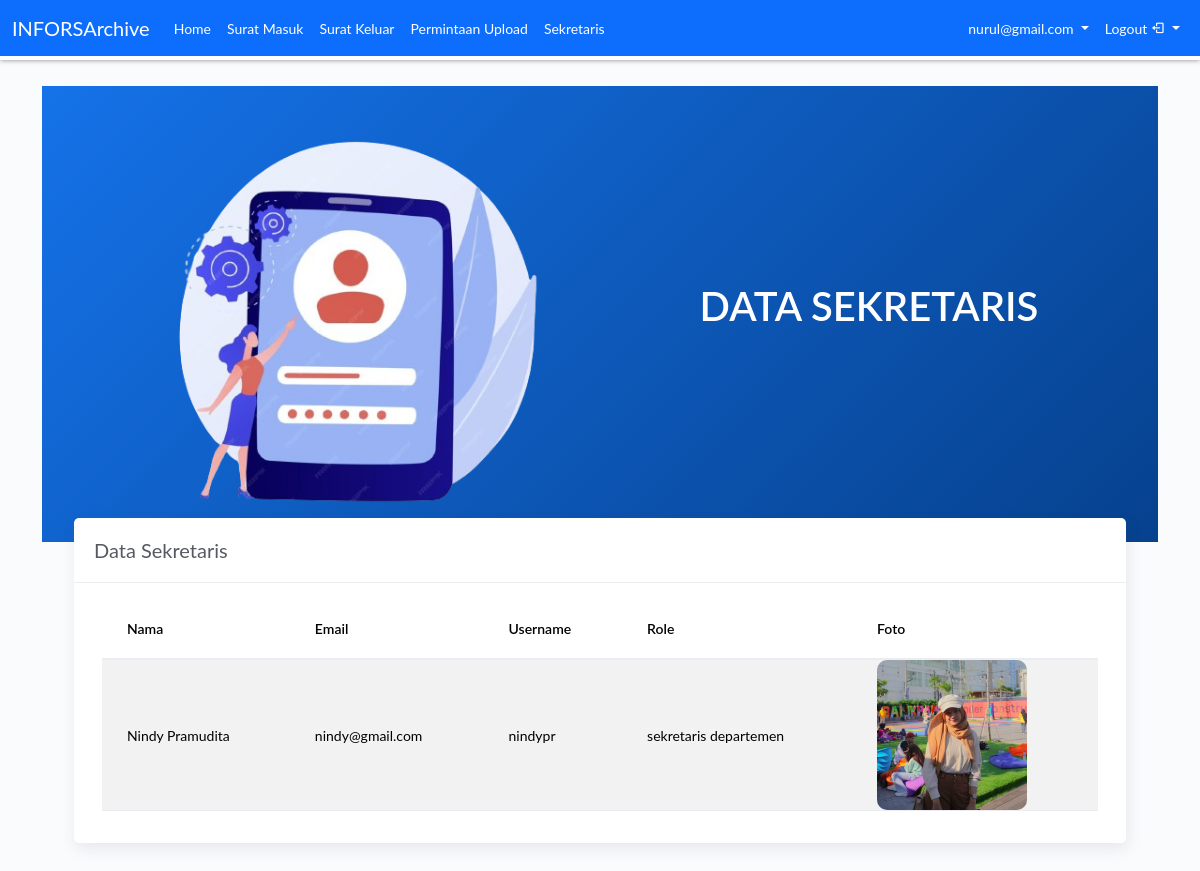
The page /view/admin/sekretaris.php (signed in) on the database as committed earlier.
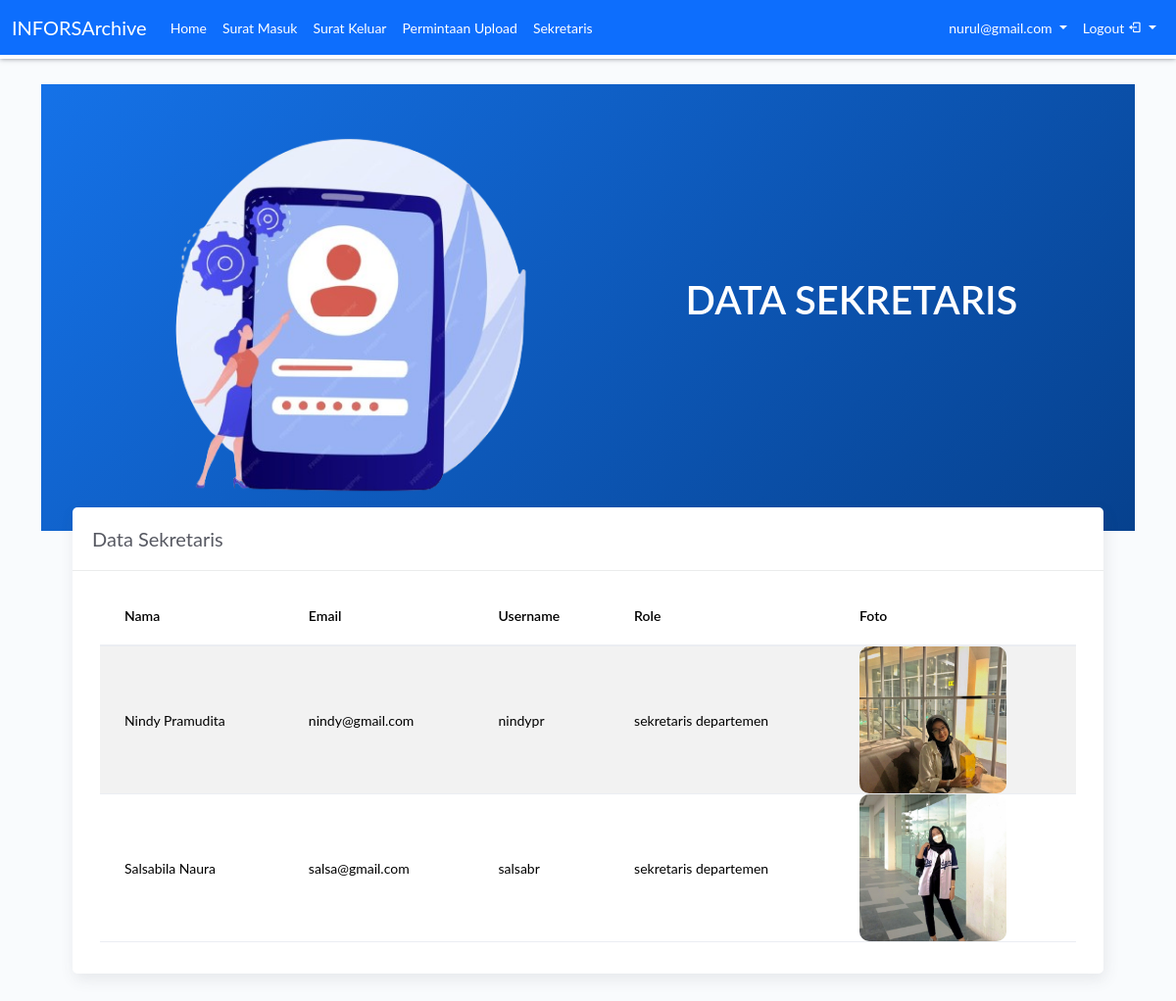
The same page on the database as committed later.
### tables this page shows
CREATE TABLE `user` (
  `id` int(11) NOT NULL,
  `nama` varchar(100) NOT NULL,
  `email` varchar(50) NOT NULL,
  `username` varchar(100) NOT NULL,
  `password` varchar(100) NOT NULL,
  `departemen` varchar(50) NOT NULL,
  `jabatan` varchar(50) NOT NULL,
  `foto` varchar(100) NOT NULL
);

### view/admin/sekretaris.php (the view, shortened to what this page needs)
<?php
include_once('../../config/koneksi.php');
$allowed_roles = ['sekretaris departemen', 'sekretaris panitia', 'sekretaris divisi'];
$role_condition = implode("', '", $allowed_roles);
$page = isset($_GET['page']) && is_numeric($_GET['page']) ? $_GET['page'] : 1;
$limit = 5;
$offset = ($page - 1) * $limit;
$query = "SELECT * FROM user WHERE jabatan IN ('$role_condition') LIMIT $offset, $limit";
$result = mysqli_query($con, $query);
?>
<!DOCTYPE html>
<html lang="en">
<head>
    <?php include '../../role/admin/admin-header.php'; ?>
</head>
<body>
    <div class="container container-fluid">
        <div class="wrapper">
            <div class="main-panel pt-4">
                <div class="content">
                    <div class="panel-header bg-primary-gradient">
                        <div class="page-inner py-2">
                            <div class="row">
                                <div class="col-md-6">
                                    <img src="../../assets/img/sekree.png" alt="" class="img-fluid" style="height: 55vh;">
                                </div>
                                <div class="col-md-6 d-flex align-items-center justify-content-center">
                                    <div class="text-center">
                                        <h3 class="text-white pb-2 fw-bold" style="font-size: 40px;">DATA SEKRETARIS</h3>
                                    </div>
                                </div>
                            </div>
                        </div>
                    </div>
                    <div class="page-inner mt--5">
                        <div class="col-md-12">
                            <div class="card">
                                <div class="card-header">
                                    <div class="d-flex align-items-center">
                                        <h4 class="card-title">Data Sekretaris</h4>
                                    </div>
                                </div>
                                <div class="container container-fluid">
                                    <div class="card-body">
                                        <div class="table-responsive">
                                        <table id="add-row" class="display table table-striped table-hover">
                                            <thead>
                                                <tr>
                                                    <th scope="col">Nama</th>
                                                    <th scope="col">Email</th>
                                                    <th scope="col">Username</th>
                                                    <th scope="col">Role</th>
                                                    <th scope="col">Foto</th>
                                                </tr>
                                            </thead>
                                            <tbody>
                                                <?php
                                                while ($row = mysqli_fetch_assoc($result)) {
                                                    ?>
                                                    <tr>
                                                        <td><?php echo $row['nama']; ?></td>
                                                        <td><?php echo $row['email']; ?></td>
                                                        <td><?php echo $row['username']; ?></td>
                                                        <td><?php echo $row['jabatan']; ?></td>
                                                        <td>
                                                            <?php
                                                            $file_name = $row['foto'];
                                                            $file_path = '../../uploads/' . basename($file_name);
                                                            ?>
                                                            <div class="image-frame">
                                                                <img src="<?= $file_path ?>" class="img-fluid rounded-start" alt="Foto Profil" style="height: 20vh;">
                                                            </div>
                                                        </td>
                                                    </tr>
                                                    <?php
                                                }
                                                ?>
                                            </tbody>
                                        </table>
                                        </div>
                                    </div>
                                </div>
                            </div>
                        </div>
                    </div>
                </div>
            </div>
        </div>
    </div>
</body>
</html>

### role/admin/admin-header.php (shortened to what this page needs)
<!DOCTYPE html>
<html lang="en">
<head>
    <link href="https://cdn.jsdelivr.net/npm/bootstrap@5.3.3/dist/css/bootstrap.min.css" rel="stylesheet">
    <link rel="stylesheet" href="https://cdn.jsdelivr.net/npm/boxicons@latest/css/boxicons.min.css">
    <link rel="stylesheet" href="https://cdnjs.cloudflare.com/ajax/libs/animate.css/4.1.1/animate.min.css">
    <link href="../../assets/css/main.css" rel="stylesheet">
    <link href="../../assets/css/style.css" rel="stylesheet">
</head>
<body>
<div class="main-header">
    <nav class="navbar navbar-expand-lg bg-primary" data-bs-theme="dark">
        <div class="container-fluid">
            <a class="navbar-brand" href="#">INFORSArchive</a>
            <div class="collapse navbar-collapse" id="navbarNavDropdown">
                <ul class="navbar-nav me-auto mb-2 mb-lg-0">
                    <li class="nav-item">
                        <a class="nav-link active" aria-current="page" href="../../view/admin/">Home</a>
                    </li>
                    <li class="nav-item">
                        <a class="nav-link active" href="../../view/admin/suratmasuk.php">Surat Masuk</a>
                    </li>
                    <li class="nav-item">
                        <a class="nav-link active" href="../../view/admin/suratkeluar.php">Surat Keluar</a>
                    </li>
                    <li class="nav-item">
                        <a class="nav-link active" href="../../view/admin/suratacc.php">Permintaan Upload</a>
                    </li>
                    <li class="nav-item">
                        <a class="nav-link active" href="../../view/admin/sekretaris.php">Sekretaris</a>
                    </li>
                </ul>
                <div class="collapse navbar-collapse" id="navbarNavDropdown">
                <ul class="navbar-nav ms-auto">
                    <li class="nav-item dropdown">
                        <a class="nav-link dropdown-toggle active" href="#" id="navbarDropdown" role="button" data-bs-toggle="dropdown" aria-expanded="false">
                            <?=$_SESSION['email'];?>
                        </a>
                    </li>
                    <li class="nav-item dropdown">
                        <a class="nav-link dropdown-toggle active" href="#" id="navbarDropdown" role="button" data-bs-toggle="dropdown" aria-expanded="false">
                            Logout <i class='bx bx-log-out'></i>
                        </a>
                    </li>
                </ul>
            </div>
            </div>
        </div>
    </nav>
</div>
</body>
</html>

### assets/css/main.css (style rules this page uses)
:root { --footer : linear-gradient(to top, #7e7fd8, #589dda); }
body, h1, .h1, h2, .h2, h3, .h3, h4, .h4, h5, .h5, h6, .h6, p, .navbar, .brand, .btn-simple, .alert, a, .td-name, td, button.close { -moz-osx-font-smoothing: grayscale; -webkit-font-smoothing: antialiased; font-family: 'Lato', sans-serif; }
body { font-size: 14px; color: #575962; }
a { color: #1572E8; }
h3, .h3 { font-size: 1.1625rem; }
h4, .h4 { font-size: 1.0375rem; }
h1, h2, h3, h4, h5, h6, .h1, .h2, .h3, .h4, .h5, .h6 { line-height: 1.4; }
.fw-bold { font-weight: 600 !important; }
body { min-height: 100vh; position: relative; background: #f9fbfd; }
.mt--5, .my--5 { margin-top: -3rem !important; }
.wrapper { min-height: 100vh; position: relative; top: 0; height: 100vh; }
.main-header { background: #ffffff; min-height: 60px; width: 100%; position: fixed; z-index: 1001; box-shadow: 0px 0px 5px rgba(18, 23, 39, 0.5); }
.main-panel { position: relative; width: calc(100%); height: 100vh; min-height: 100%; float: right; transition: all .3s; margin-top: 62px; }
.page-inner { padding: 1.5rem 0; }
@media (min-width: 576px) { .page-inner { padding-right: 1rem; padding-left: 1rem; } }
@media (min-width: 992px) { .page-inner { padding-right: 2rem; padding-left: 2rem; } }
.card, .card-light { border-radius: 5px; background-color: #ffffff; margin-bottom: 30px; -webkit-box-shadow: 2px 6px 15px 0px rgba(69, 65, 78, 0.1); -moz-box-shadow: 2px 6px 15px 0px rgba(69, 65, 78, 0.1); box-shadow: 2px 6px 15px 0px rgba(69, 65, 78, 0.1); border: 0px; }
.card .card-header, .card-light .card-header { padding: 1rem 1.25rem; background-color: transparent; border-bottom: 1px solid #ebecec !important; }
.card .card-header:first-child, .card-light .card-header:first-child { border-radius: 0px; }
.card-title { margin: 0; color: #575962; font-size: 20px; font-weight: 400; line-height: 1.6; }
.table > thead > tr > th, .table > tbody > tr > th, .table > tfoot > tr > th, .table > thead > tr > td, .table > tbody > tr > td, .table > tfoot > tr > td { vertical-align: middle; }
.table > tbody > tr > td, .table > tbody > tr > th { padding: 8px; }
.table thead th { border-bottom-width: 2px; font-weight: 600; }
.table td, .table th { font-size: 14px; border-top-width: 0px; border-bottom: 1px solid; border-color: #ebedf2 !important; padding: 0 25px !important; height: 60px; vertical-align: middle !important; }
.bg-primary-gradient { background: #1572E8 !important; background: linear-gradient(-45deg, #06418E, #1572E8) !important; }

### assets/css/style.css (style rules this page uses)
:root { --footer : linear-gradient(to top, #7e7fd8, #589dda); }
.page-inner { animation-duration: 1s; animation-timing-function: ease-out; }

### view/admin/sekretaris.php (style rules this page uses)
.image-frame { border-radius: 10px; overflow: hidden; width: 150px; height: 150px; }
.image-frame img { width: 100%; height: 100%; object-fit: cover; }

Rows that differ between the two databases and show on the page:
changed user "Nindy Pramudita": foto: a different picture
added user: nama "Salsabila Naura", email "salsa@gmail.com", username "salsabr", jabatan "sekretaris departemen", foto (picture)
